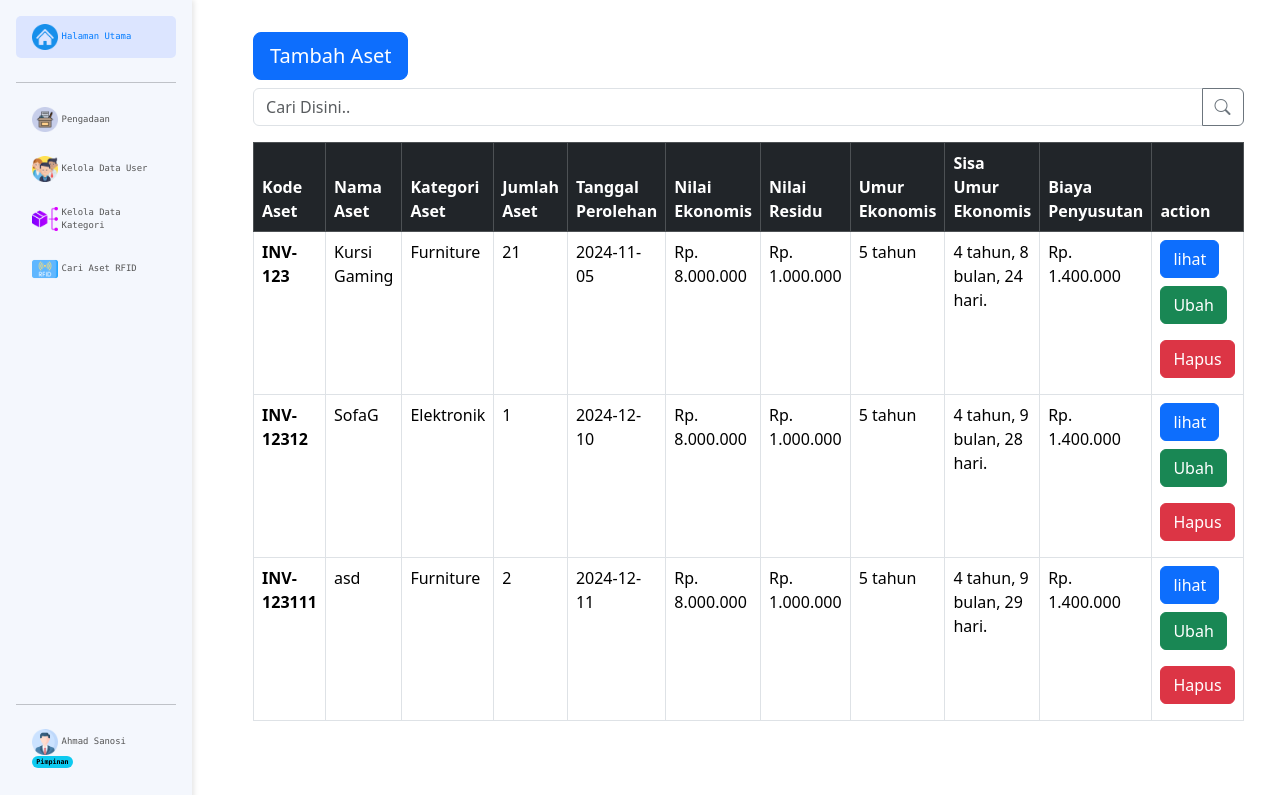
Screenshot of /pages/aset/index.php (signed in) with the database file from the repository.
### tables this page shows
CREATE TABLE `aset` (
  `id` int(5) NOT NULL AUTO_INCREMENT,
  `gambar` varchar(200) DEFAULT NULL,
  `kode_aset` varchar(100) NOT NULL,
  `nama_aset` varchar(250) DEFAULT NULL,
  `jumlah_aset` int(5) DEFAULT NULL,
  `id_kategori` int(5) DEFAULT NULL,
  `tanggal_perolehan` date DEFAULT NULL,
  `nilai_ekonomis` int(10) DEFAULT NULL,
  `nilai_residu` int(10) DEFAULT NULL,
  `umur_ekonomis` int(3) DEFAULT NULL,
  `biaya_penyusutan` int(10) DEFAULT NULL,
  PRIMARY KEY (`id`,`kode_aset`),
  UNIQUE KEY `kode_aset_unique` (`kode_aset`),
  KEY `aset_kategori` (`id_kategori`),
  CONSTRAINT `aset_kategori` FOREIGN KEY (`id_kategori`) REFERENCES `kategori` (`id_kategori`) ON DELETE CASCADE ON UPDATE CASCADE
);

CREATE TABLE `kategori` (
  `id_kategori` int(5) NOT NULL AUTO_INCREMENT,
  `nama_kategori` varchar(100) NOT NULL,
  `created_at` datetime NOT NULL,
  `updated_at` datetime NOT NULL,
  PRIMARY KEY (`id_kategori`)
);

### class/Database.php (called while the page is built, shortened)
<?php
class Database{
	function __construct($host, $username, $pass, $dbname){
		$this->conn = mysqli_connect($host, $username, $pass, $dbname);
	}
}
 ?>

### class/Aset.php (called while the page is built, shortened)
<?php
include_once CLASS_PATH.'Kategori.php';
class Aset{
	public $db;
	function __construct($db){
		$this->db = $db;
	}
	function tampilDataAset(){
		$sql = "SELECT * FROM aset";
		$result = mysqli_query($this->db->conn, $sql);
	    $aset = mysqli_fetch_all($result, MYSQLI_ASSOC);
	    return $aset;
	}
}

### class/Kategori.php (called while the page is built, shortened)
<?php
include_once CLASS_PATH."Database.php";
class Kategori{
	public $db;
	function __construct($db){
		$this->db = $db;
	}
	function cariKategoriByID($id){
		$sql = "SELECT * FROM kategori
		WHERE id_kategori = '$id'";
		$result = mysqli_query($this->db->conn, $sql);
	    $kategori = mysqli_fetch_all($result, MYSQLI_ASSOC);
	    return $kategori;
	}
}

### pages/aset/index.php (the view, shortened to what this page needs)
<?php
include_once $_SERVER['DOCUMENT_ROOT']."/inventaris RFID/layouts/header.php";
include_once LAYOUTS_PATH."sidebar.php";
include_once CLASS_PATH."Database.php";
include_once CLASS_PATH."Aset.php";
include_once CLASS_PATH."Kategori.php";
$db = new Database("localhost", "root", "", "inventaris");
$aset = new Aset($db);
$kategori = new Kategori($db);
$asets = $aset->tampilDataAset();
?>
<div class="container">
  <div class="flex-grow-1 p-4">
    <div class="flex">
      <a href="<?= PAGES_PATH ?>aset/tambah-data.php" type="button" class="btn btn-primary btn-lg my-2">Tambah Aset</a>
    </div>
    <form action="" method="post">
      <div class="input-group mb-3">
        <input type="text" class="form-control" placeholder="Cari Disini.." aria-label="Recipient's username" aria-describedby="button-addon2" name="keyword">
        <button class="btn btn-outline-secondary" type="submit" id="button-addon2" name="cari"><i class="bi bi-search"></i></button>
      </div>
    </form>
    <table class="table table-hover table-bordered">
      <thead class="table-dark">
        <tr>
          <th scope="col">Kode Aset</th>
          <th scope="col">Nama Aset</th>
          <th scope="col">Kategori Aset</th>
          <th scope="col">Jumlah Aset</th>
          <th scope="col">Tanggal Perolehan</th>
          <th scope="col">Nilai Ekonomis</th>
          <th scope="col">Nilai Residu</th>
          <th scope="col">Umur Ekonomis</th>
          <th scope="col">Sisa Umur Ekonomis</th>
          <th scope="col">Biaya Penyusutan</th>
          <th scope="col">action</th>
        </tr>
      </thead>
      <tbody>
      <?php foreach ($asets as $a) : ?>
        <tr>
          <th scope="row"><?= $a['kode_aset']; ?></th>
          <td><?= $a['nama_aset']; ?></td>
          <?php $nama_kategori =  $kategori->cariKategoriByID($a['id_kategori'])[0]["nama_kategori"];?>
          <td><?= $nama_kategori; ?></td>
          <td><?= $a['jumlah_aset']; ?></td>
          <td><?= $a['tanggal_perolehan']; ?></td>
          <td>Rp. <?= number_format($a['nilai_ekonomis'],0,",","."); ?></td>
          <td>Rp. <?= number_format($a['nilai_residu'],0,",","."); ?></td>
          <?php
            $tanggal_perolehan = new DateTime($a['tanggal_perolehan']);
            $tgl_expired = clone $tanggal_perolehan;
            $umur_ekonomis = $a['umur_ekonomis'];
            $tgl_expired->modify("+$umur_ekonomis years");
            $hari_ini = new DateTime();
            $sisa_umur = $hari_ini->diff($tgl_expired);
          ?>
          <td><?= $a['umur_ekonomis'] ?> tahun</td>
          <td><?= "{$sisa_umur->y} tahun, {$sisa_umur->m} bulan, {$sisa_umur->d} hari." ?></td>
          <td>Rp. <?= number_format($a['biaya_penyusutan'],0,",",".") ?></td>
          <td>
            <button type="button" class="btn btn-primary" data-bs-toggle="modal" data-bs-target="#modal-lihat" id="button-lihat"
            data-kode="<?= $a['kode_aset'] ?>" data-nama="<?= $a['nama_aset'] ?>"
            data-kategori="<?= $nama_kategori ?>" data-jumlah="<?= $a['jumlah_aset'] ?>"
            data-tanggal="<?= $a['tanggal_perolehan'] ?>" data-gambar="<?= $a['gambar'] ?>"
            data-nilai-ekonomis="<?= $a['nilai_ekonomis'] ?>" data-nilai-residu="<?= $a['nilai_residu'] ?>"
            data-biaya-penyusutan="<?= $a['biaya_penyusutan'] ?>" data-umur-ekonomis="<?= $a['umur_ekonomis'] ?>">
              lihat
            </button>
            <a href="<?= PAGES_PATH ?>aset/ubah-data.php?kode_aset=<?= $a["kode_aset"]; ?>&nama_aset=<?= $a["nama_aset"]; ?>&jumlah=<?= $a["jumlah_aset"]; ?>&tanggal=<?= $a["tanggal_perolehan"]; ?>&id_aset=<?= $a['id'] ?>&id_kategori=<?= $a['id_kategori'] ?>&nilai_ekonomis=<?= $a['nilai_ekonomis'] ?>&nilai_residu=<?= $a['nilai_residu'] ?>&umur_ekonomis=<?= $a['umur_ekonomis'] ?>&gambar=<?= $a['gambar'] ?>"
            type="button" class="btn btn-success my-2">Ubah</a>
            <a href="" type="button" class="btn btn-danger my-2 hapus" data-id="<?= $a['id'] ?>" data-gambar="<?= $a['gambar'] ?>">Hapus</a>
          </td>
        </tr>
      <?php endforeach; ?>
      </tbody>
    </table>
  </div>
</div>
<?php include_once LAYOUTS_PATH."footer.php";?>

### layouts/header.php (shortened to what this page needs)
<!doctype html>
<html lang="en">
  <head>
    <link href="https://cdn.jsdelivr.net/npm/bootstrap@5.3.3/dist/css/bootstrap.min.css" rel="stylesheet">
    <link href="https://cdn.jsdelivr.net/npm/sweetalert2@11.14.5/dist/sweetalert2.min.css" rel="stylesheet">
    <link rel="stylesheet" href="https://cdn.jsdelivr.net/npm/flatpickr/dist/flatpickr.min.css">
    <link rel="stylesheet" href="https://cdn.jsdelivr.net/npm/bootstrap-icons@1.11.3/font/bootstrap-icons.min.css">
  </head>
  <body>

### layouts/sidebar.php (shortened to what this page needs)
</head>
<body>
  <?php
    $folder_name = explode('\\', getcwd());
    $file_name = explode('/', $_SERVER['PHP_SELF']);
    if(!isset($folder_name[5])){
      $folder_name = "";
    }else{
      $folder_name = $folder_name[5];
    }
    if(!isset($file_name[4])){
      $file_name = "";
    }else{
      $file_name = $file_name[4];
    }
  ?>
  <div class="d-flex">
    <nav class="sidebar d-flex flex-column p-3">
      <ul class="nav flex-column">
        <li class="nav-item mb-2">
          <a href="<?= PAGES_PATH; ?>" class="nav-link <?= $folder_name == "" ? "active" : ""; ?>">
            <div class="d-flex align-items-center">
                <img src="<?= ICONS_PATH ?>home.png" style="width: 2vw ;"> <div class="px-1">Halaman Utama</div>
            </div>
          </a>
        </li>
        <hr>
        <li class="nav-item mb-2">
          <a href="<?= PAGES_PATH ?>aset/" class="nav-link <?= ($folder_name == "aset" && $file_name != "cari-rfid.php") ? "active" : ""; ?>">
            <div class="d-flex align-items-center">
                <img src="<?= ICONS_PATH ?>aset.png" style="width: 2vw ;"> <div class="px-1">Pengadaan</div>
            </div>
          </a>
        </li>
        <?php if ($_SESSION['role'] == 'Pimpinan') : ?>
        <li class="nav-item mb-2">
          <a href="<?= PAGES_PATH ?>user/" class="nav-link <?= ($folder_name == "user" && $file_name != "profile.php") ? "active" : ""; ?>">
            <div class="d-flex align-items-center">
                <img src="<?= ICONS_PATH ?>users.png" style="width: 2vw ;"> <div class="px-1">Kelola Data User</div>
            </div>
          </a>
        </li>
        <?php endif; ?>
        <li class="nav-item mb-2">
          <a href="<?= PAGES_PATH ?>kategori/" class="nav-link <?= $folder_name == "kategori" ? "active" : ""; ?>">
            <div class="d-flex align-items-center">
              <img src="<?= ICONS_PATH ?>category.png" style="width: 2vw ;"> <div class="px-1">Kelola Data Kategori</div>
            </div>
          </a>
        </li>
        <li class="nav-item mb-2">
          <a href="<?= PAGES_PATH ?>aset/cari-rfid.php" class="nav-link <?= $file_name == "cari-rfid.php" ? "active" : ""; ?>">
            <div class="d-flex align-items-center">
              <img src="<?= ICONS_PATH ?>rfid.png" style="width: 2vw ;"> <div class="px-1">Cari Aset RFID</div>
            </div>
          </a>
        </li>
        <li class="nav-item mb-2">
        <hr>
          <a href="<?= PAGES_PATH ?>user/profile.php" class="nav-link <?= $file_name == "profile.php" ? "active" : ""; ?>">
            <div class="d-flex align-items-center">
              <img src="<?= ICONS_PATH ?>profile.png" style="width: 2vw ;">
              <div class="px-1"><?= $_SESSION['nama'] ?></div>
            </div>
            <span class="badge text-bg-info"><?= $_SESSION['role'] ?></span>
          </a>
        </li>
      </ul>
    </nav>

### layouts/footer.php (shortened to what this page needs)
	</div>
  </body>
</html>

### layouts/sidebar.php (style rules this page uses)
.sidebar { height: 100vh; width: 15vw; font-size: 0.7vw; font-family: "Roboto Mono", monospace; background-color: #f4f7fd; box-shadow: 2px 0 5px rgba(0, 0, 0, 0.1); position: fixed; }
.sidebar .nav { height: 100%; }
.sidebar .nav-link { color: #555; transition: background-color 0.3s, color 0.3s; border-radius: 5px; }
.nav-link.active { background-color: #dce5ff; color: #007bff; }
.sidebar .nav-item:last-child { margin-top: auto; }
.sidebar + * { margin-left: 17vw; }

### rows the page displays
aset: kode_aset "INV-123", nama_aset "Kursi Gaming", id_kategori.nama_kategori "Furniture", jumlah_aset "21", tanggal_perolehan "2024-11-05", nilai_ekonomis "8.000.000", nilai_residu "1.000.000", umur_ekonomis "5", tanggal_perolehan+umur_ekonomis "4", tanggal_perolehan+umur_ekonomis "8", tanggal_perolehan+umur_ekonomis "24", biaya_penyusutan "1.400.000"
aset: kode_aset "INV-12312", nama_aset "SofaG", id_kategori.nama_kategori "Elektronik", jumlah_aset "1", tanggal_perolehan "2024-12-10", nilai_ekonomis "8.000.000", nilai_residu "1.000.000", umur_ekonomis "5", tanggal_perolehan+umur_ekonomis "4", tanggal_perolehan+umur_ekonomis "9", tanggal_perolehan+umur_ekonomis "28", biaya_penyusutan "1.400.000"
aset: kode_aset "INV-123111", nama_aset "asd", id_kategori.nama_kategori "Furniture", jumlah_aset "2", tanggal_perolehan "2024-12-11", nilai_ekonomis "8.000.000", nilai_residu "1.000.000", umur_ekonomis "5", tanggal_perolehan+umur_ekonomis "4", tanggal_perolehan+umur_ekonomis "9", tanggal_perolehan+umur_ekonomis "29", biaya_penyusutan "1.400.000"

### other values shown
$_SESSION['nama'] "Ahmad Sanosi"
$_SESSION['role'] "Pimpinan"
